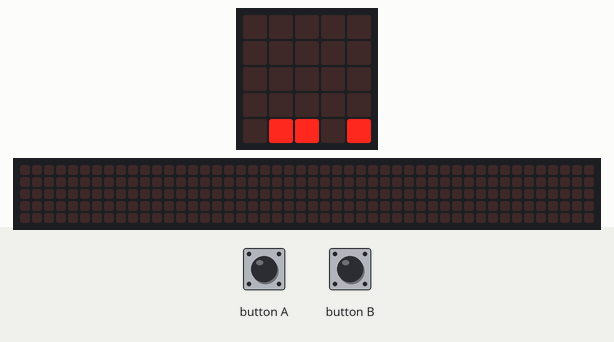
The program below on a simulated BBC micro:bit (MakeCode). Shown: the board's 5×5 LED display, a strip that is not on the board, showing the scrolling text unrolled. Inputs (shaded band) come from the test bench. Random numbers come from a fixed seed; the 48×5 strip is a reading aid, not a part: it shows the text the display is scrolling, unrolled, one strip-width of it at a time.

Above: at 1.2 s.
1.3 s: button A pressed for 0.15 s
At 1.88 s:
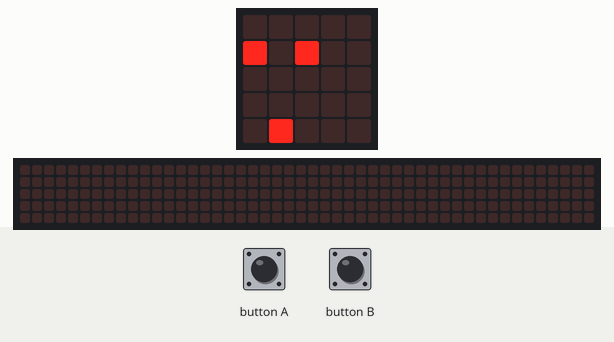
2.0 s: button B pressed for 0.15 s
At 2.3 s:
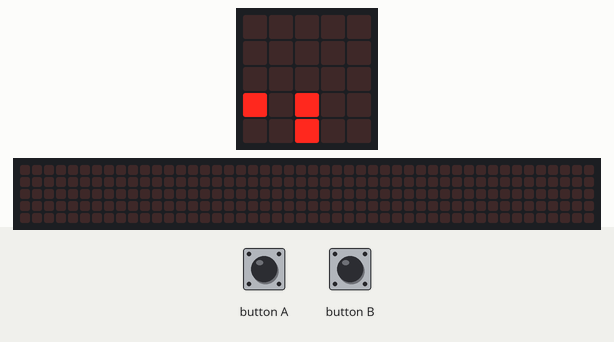
2.7 s: button A pressed for 0.15 s
At 2.92 s:
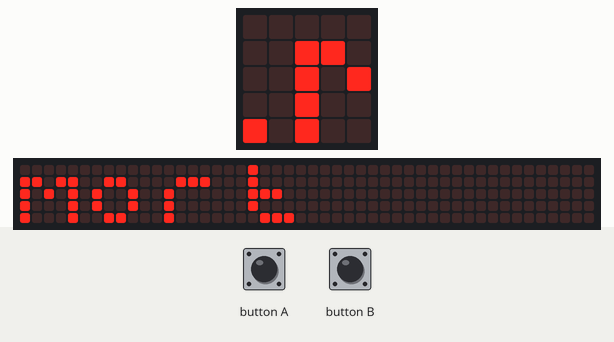
4.8 s: button B pressed for 0.15 s
At 7.13 s:
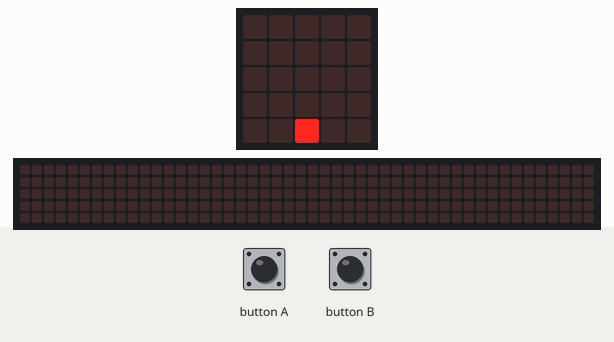
Timing chart, 0 to 8.4 s (numbered marks = the images above; inputs shaded):
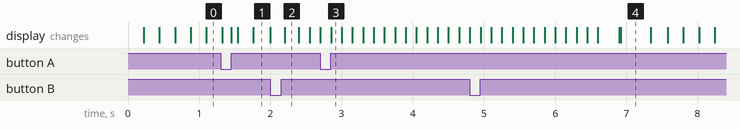

Measured:
- what the display in image 4 shows lasts 0.4 s, from 6.9 s to 7.3 s

The program:

main.ts
```typescript
input.onButtonPressed(Button.A, function () {
    if (px > 0) {
        led.unplot(px, py)
        px += -1
        led.plot(px, py)
    } else {
        led.unplot(px, py)
        px = 4
        led.plot(px, py)
    }
})
input.onButtonPressed(Button.B, function () {
    if (px < 4) {
        led.unplot(px, py)
        px += 1
        led.plot(px, py)
    } else {
        led.unplot(px, py)
        px = 0
        led.unplot(px, py)
    }
})
let py = 0
let px = 0
let x = randint(0, 4)
let x2 = randint(0, 4)
let y = -1
px = 2
py = 4
basic.forever(function () {
    led.plot(px, py)
    basic.pause(200)
    led.unplot(x, y)
    led.unplot(x2, y)
    y += 1
    led.plot(x, y)
    led.plot(x2, y)
    if (y > 4) {
        led.unplot(x, y)
        led.unplot(x2, y)
        x = randint(0, 4)
        x2 = randint(0, 4)
        y = -1
    }
    if (px == x && py == y) {
        basic.showString("mort")
    }
    if (px == x2 && py == y) {
        basic.showString("mort")
    }
})
```

test.ts
```typescript
// les tests vont ici ; cela ne sera pas compilé si ce paquet est utilisé en tant qu'extension.
```
